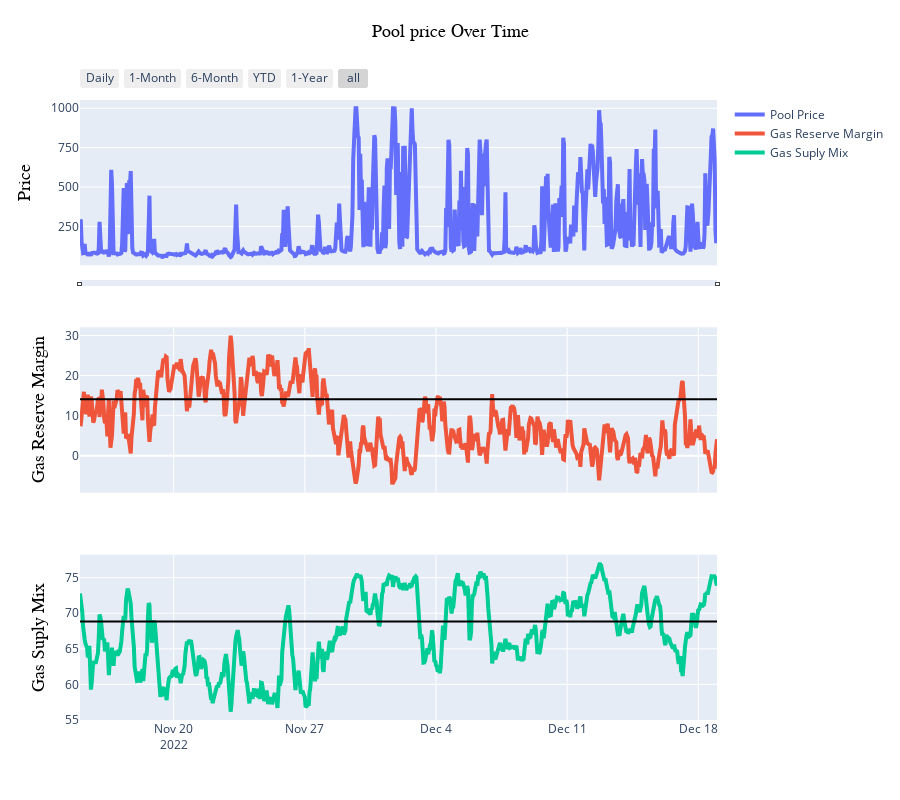

Notebook cell for this chart:
### Markdown cell above
In the process of feature selection out of 110 features, our primary strategy involved examining the correlations between various features and the price in the preliminary round. Considering the importance of interpretability in our model, we also conducted comprehensive market research and engineered several key features showing a significant correlation with the price. One such feature is the gas reserve margin reserve, a buffer/reserve of gas, readily available to generate electricity to meet sudden load demands and peak hours. As evidenced in our data visualizations, a dwindling gas reserve tends to correspond with an increase in price. In the case of gas supply mix which is the proportion of energy generation using gas by the total energy generation, when the supply is mostly using gas, the price increases as gas is costly compared to the rest of the sources. 

For more information about the key engineered features, please check out the [glossary](https://github.com/slalom-ubc-mds/Power-Price-Prediction/blob/main/notebooks/final_report/glossary.ipynb)

### Code cell
import plotly.graph_objects as go
from plotly.subplots import make_subplots

# Filter the data within the desired date range
final_2022_df = feature_df[(feature_df.index >= '2022-11-15') & (feature_df.index <= '2022-12-19')]
# Create subplot figure with 2 rows and 1 column
fig = make_subplots(rows=3, cols=1, shared_xaxes=True)

# Add first trace for price subplot
fig.add_trace(go.Scatter(x=final_2022_df.index, y=final_2022_df['price'], name="Pool Price", hovertemplate='Date: %{x}<br>Price: %{y}<br>Day of week: %{x|%A}', line=dict(width=4) ), row=1, col=1)

# Add second trace for temperature subplot
fig.add_trace(go.Scatter(x=final_2022_df.index, y=final_2022_df['gas_reserve_margin'], name="Gas Reserve Margin", hovertemplate='Date: %{x}<br>Price: %{y}<br>Day of week: %{x|%A}', line=dict(width=4)), row=2, col=1)

fig.add_trace(go.Scatter(x=final_2022_df.index, y=final_2022_df['gas_supply_mix'], name="Gas Suply Mix", hovertemplate='Date: %{x}<br>Price: %{y}<br>Day of week: %{x|%A}', line=dict(width=4)), row=3, col=1)

fig.update_layout(
    title={
        "text": "Pool price Over Time",
        "font": {"size": 18, "family": "Arial", "color": "black"},
        "y": 0.97,
        "x": 0.5,
        "xanchor": "center",
        "yanchor": "top",
    },
    xaxis_title={
        "font": {"size": 18, "family": "Arial", "color": "black"}
    },
    height=800,
    yaxis1={
        "title": "Price",
        "titlefont": {"size": 18, "family": "Arial", "color": "black"},
        "tickvals": [0, 250, 500, 750, 1000], # Set tick values for price yaxis,
        "side": "left", # Set yaxis to left side
    },
    yaxis2={
        "title": "Gas Reserve Margin",
        "titlefont": {"size": 18, "family": "Arial", "color": "black"},
        "side": "left", # Set yaxis to right side,
        "showgrid": True, # Show grid lines,

    },
    yaxis3={
        "title": "Gas Suply Mix",
        "titlefont": {"size": 18, "family": "Arial", "color": "black"},
        "side": "left", # Set yaxis to right side,
        "showgrid": True, # Show grid lines,
        "zeroline": True, # Add dark line at y=0 on x-axis
        "zerolinecolor": "black", # Set the color of the zeroline to black
        "zerolinewidth": 2, # Set the width of the zeroline to 2

    },
    shapes=[
        {
            "type": "line",
            "x0": 0,
            "x1": 1,
            "xref": "paper",
            "y0": 68.839691,
            "y1": 68.839691,
            "yref": "y3",
            "line": {"color": "black", "width": 2},
        },       
        {
            "type": "line",
            "x0": 0,
            "x1": 1,
            "xref": "paper",
            "y0": 14.095177,
            "y1": 14.095177,
            "yref": "y2",
            "line": {"color": "black", "width": 2},
        },       
        # {
        #     "type": "line",
        #     "x0": 0,
        #     "x1": 1,
        #     "xref": "paper",
        #     "y0": 159.876516,
        #     "y1": 159.876516,
        #     "yref": "y1",
        #     "line": {"color": "black", "width": 2},
        # }
    ],
    xaxis={
        "showgrid": True, # Show grid lines,
    },
)

# Add slider
fig.update_layout(
    xaxis=dict(
        tickmode='linear',
        tick0=0,
        dtick=1,
        nticks=10,
        rangeselector=dict(
            buttons=list(
                [
                    dict(count=1, label="Daily", step="day", stepmode="backward"),  
                    dict(count=1, label="1-Month", step="month", stepmode="backward"),
                    dict(count=6, label="6-Month", step="month", stepmode="backward"),
                    dict(count=1, label="YTD", step="year", stepmode="todate"),
                    dict(count=1, label="1-Year", step="year", stepmode="backward"),
                    dict(step="all")
                ]
            )
        ),
        rangeslider=dict(visible=True, thickness=0.01, borderwidth=0)
    )
)

fig.show()

### Figure 1 — Plotly figure (JSON) as saved in the notebook; plotly's stock layout.template omitted (floating-point values rounded to 4 significant figures; data arrays with more than 128 entries replaced by an {"elided": "..."} marker saying what was removed)
{"data": [{"hovertemplate": "Date: %{x}<br>Price: %{y}<br>Day of week: %{x|%A}", "line": {"width": 4}, "name": "Pool Price", "type": "scatter", "x": {"elided": "817 str values"}, "xaxis": "x", "y": {"elided": "817 float values"}, "yaxis": "y"}, {"hovertemplate": "Date: %{x}<br>Price: %{y}<br>Day of week: %{x|%A}", "line": {"width": 4}, "name": "Gas Reserve Margin", "type": "scatter", "x": {"elided": "817 str values"}, "xaxis": "x2", "y": {"elided": "817 float values"}, "yaxis": "y2"}, {"hovertemplate": "Date: %{x}<br>Price: %{y}<br>Day of week: %{x|%A}", "line": {"width": 4}, "name": "Gas Suply Mix", "type": "scatter", "x": {"elided": "817 str values"}, "xaxis": "x3", "y": {"elided": "817 float values"}, "yaxis": "y3"}], "layout": {"height": 800, "shapes": [{"line": {"color": "black", "width": 2}, "type": "line", "x0": 0, "x1": 1, "xref": "paper", "y0": 68.84, "y1": 68.84, "yref": "y3"}, {"line": {"color": "black", "width": 2}, "type": "line", "x0": 0, "x1": 1, "xref": "paper", "y0": 14.1, "y1": 14.1, "yref": "y2"}], "title": {"font": {"color": "black", "family": "Arial", "size": 18}, "text": "Pool price Over Time", "x": 0.5, "xanchor": "center", "y": 0.97, "yanchor": "top"}, "xaxis": {"anchor": "y", "domain": [0, 1], "dtick": 1, "matches": "x3", "nticks": 10, "rangeselector": {"buttons": [{"count": 1, "label": "Daily", "step": "day", "stepmode": "backward"}, {"count": 1, "label": "1-Month", "step": "month", "stepmode": "backward"}, {"count": 6, "label": "6-Month", "step": "month", "stepmode": "backward"}, {"count": 1, "label": "YTD", "step": "year", "stepmode": "todate"}, {"count": 1, "label": "1-Year", "step": "year", "stepmode": "backward"}, {"step": "all"}]}, "rangeslider": {"borderwidth": 0, "thickness": 0.01, "visible": true}, "showgrid": true, "showticklabels": false, "tick0": 0, "tickmode": "linear", "title": {"font": {"color": "black", "family": "Arial", "size": 18}}}, "xaxis2": {"anchor": "y2", "domain": [0, 1], "matches": "x3", "showticklabels": false}, "xaxis3": {"anchor": "y3", "domain": [0, 1]}, "yaxis": {"anchor": "x", "domain": [0.7333, 1], "side": "left", "tickvals": [0, 250, 500, 750, 1000], "title": {"font": {"color": "black", "family": "Arial", "size": 18}, "text": "Price"}}, "yaxis2": {"anchor": "x2", "domain": [0.3667, 0.6333], "showgrid": true, "side": "left", "title": {"font": {"color": "black", "family": "Arial", "size": 18}, "text": "Gas Reserve Margin"}}, "yaxis3": {"anchor": "x3", "domain": [0, 0.2667], "showgrid": true, "side": "left", "title": {"font": {"color": "black", "family": "Arial", "size": 18}, "text": "Gas Suply Mix"}, "zeroline": true, "zerolinecolor": "black", "zerolinewidth": 2}}}
